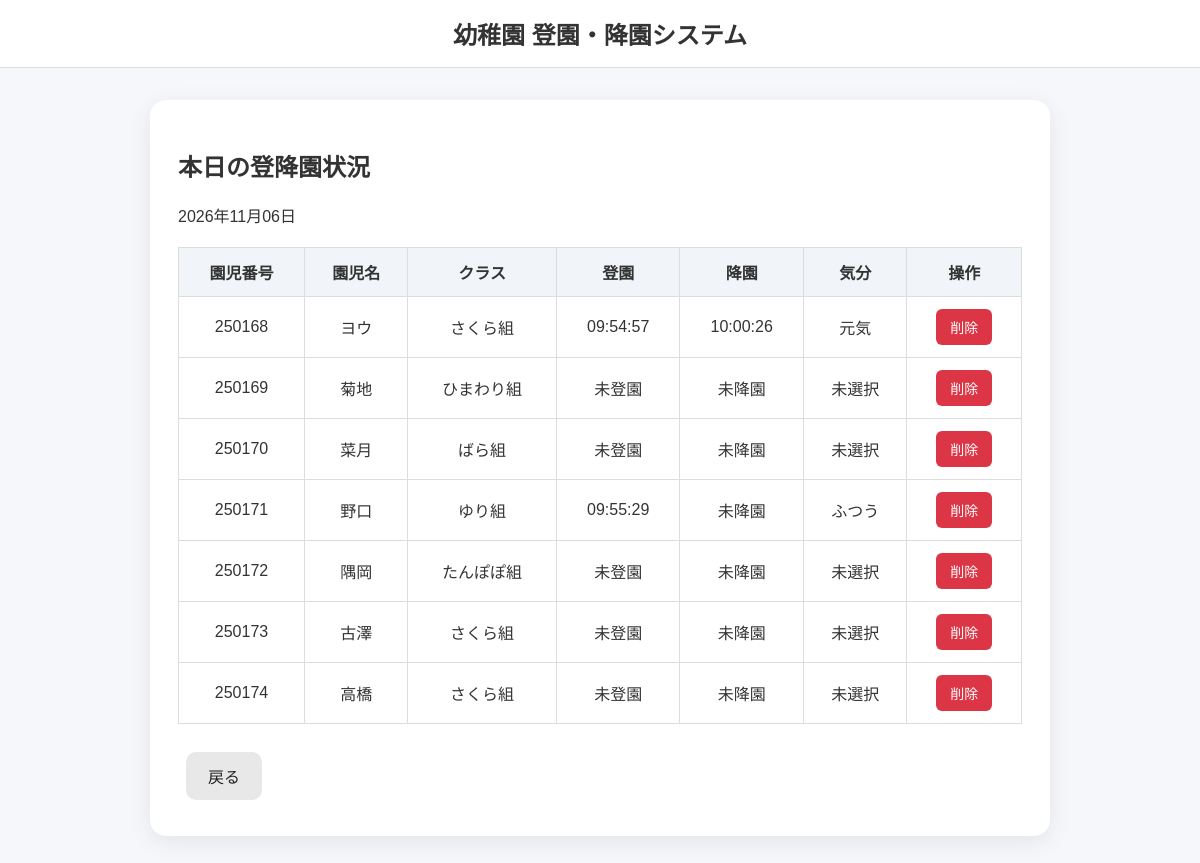
/dashboard/, run on the app's committed database.
### attendance/models.py (models this page shows, shortened)
class Student(models.Model):
    CLASS_CHOICES = [
        ("sakura","さくら組"),
        ("himawari","ひまわり組"),
        ("bara","ばら組"),
        ("yuri","ゆり組"),
        ("tanpopo","たんぽぽ組")
    ]
    name = models.CharField("園児名", max_length=100)
    student_number = models.CharField("園児番号", max_length=30, unique=True)
    class_name = models.CharField("クラス名",max_length=50,choices=CLASS_CHOICES,blank=True)
    photo = models.ImageField("顔写真", upload_to="students/")
    is_active = models.BooleanField("在園", default=True)

class Attendance(models.Model):
    TYPE_CHOICES = [
        ("in", "登園"),
        ("out", "降園"),
    ]
    student = models.ForeignKey(
        Student,
        on_delete=models.CASCADE,
        related_name="attendance_records",
    )
    attendance_type = models.CharField(
        "区分",
        max_length=10,
        choices=TYPE_CHOICES,
    )
    timestamp = models.DateTimeField("時刻", auto_now_add=True)
    class Meta:
        ordering = ["-timestamp"]

class DailyMood(models.Model):
    MOOD_CHOICES = [
        ("happy", "元気"),
        ("normal", "ふつう"),
        ("sad", "かなしい"),
    ]
    student = models.ForeignKey(
        Student,
        on_delete=models.CASCADE,
        related_name="daily_moods",
    )
    date = models.DateField("日付")
    mood = models.CharField(
        "本日の気分", max_length=10, choices=MOOD_CHOICES,
    )
    updated_at = models.DateTimeField("更新日時", auto_now=True)
    class Meta:
        constraints = [
            models.UniqueConstraint(
                fields=["student", "date"],
                name="unique_student_daily_mood",
            )
        ]

### attendance/views.py (the view)
# urls.py: path("dashboard/", views.dashboard, name="dashboard"),
def dashboard(request):
    today = timezone.localdate()
    moods_by_student = {
        item.student_id: item
        for item in DailyMood.objects.filter(date=today)
    }
    students = Student.objects.filter(is_active=True).order_by("student_number")
    rows = []
    for student in students:
        records = Attendance.objects.filter(
            student=student,
            timestamp__date=today,
        )
        in_record = records.filter(attendance_type="in").order_by("timestamp").first()
        out_record = records.filter(attendance_type="out").order_by("timestamp").first()
        rows.append({
            "student": student,
            "in_record": in_record,
            "out_record": out_record,
            "daily_mood": moods_by_student.get(student.pk),
        })
    return render(
        request,
        "attendance/dashboard.html",
        {"rows": rows, "today": today},
    )

### templates/attendance/dashboard.html (shortened to what this page needs)
{% extends "attendance/base.html" %}
{% block content %}
<div class="card">
    <h2>本日の登降園状況</h2>
    <p>{{ today|date:"Y年m月d日" }}</p>
    <table class="status-table">
        <thead>
            <tr>
                <th>園児番号</th>
                <th>園児名</th>
                <th>クラス</th>
                <th>登園</th>
                <th>降園</th>
                <th>気分</th>
                <th>操作</th>
            </tr>
        </thead>
        <tbody>
            {% for row in rows %}
            <tr>
                <td>{{ row.student.student_number }}</td>
                <td>{{ row.student.name }}</td>
                <td>{{row.student.get_class_name_display|default:"未設定"}}</td>
                <td>
                    {% if row.in_record %}
                    {{ row.in_record.timestamp|date:"H:i:s" }}
                    {% else %}
                    未登園
                    {% endif %}
                </td>
                <td>
                    {% if row.out_record %}
                    {{ row.out_record.timestamp|date:"H:i:s" }}
                    {% else %}
                    未降園
                    {% endif %}
                </td>
                <td>
                    {% if row.daily_mood %}
                    {{ row.daily_mood.get_mood_display }}
                    {% else %}
                    未選択
                    {% endif %}
                </td>
                <td>
                    <form method="post" action="{% url 'attendance:student_delete' row.student.id %}"
                        onsubmit="return confirm('園児と出欠記録を完全に削除しますか？');" style="display:inline;">
                        <button type="submit" class="delete-btn">削除</button>
                    </form>
                </td>
            </tr>
            {% empty %}
            <tr>
                <td colspan="7">園児が登録されていません。</td>
            </tr>
            {% endfor %}
        </tbody>
    </table>
    <a class="btn" href="{% url 'attendance:top' %}">戻る</a>
</div>
{% endblock %}

### static/attendance/style.css (style rules this page uses)
* { box-sizing: border-box; }
body { margin: 0; font-family: Arial, "Yu Gothic", sans-serif; background: #f5f7fb; color: #333; }
.card { background: white; border-radius: 16px; padding: 28px; box-shadow: 0 6px 24px rgba(0, 0, 0, 0.08); }
.btn { display: inline-block; padding: 12px 22px; margin: 8px; border: none; border-radius: 10px; background: #e8e8e8; color: #222; text-decoration: none; font-size: 16px; cursor: pointer; }
.status-table { width: 100%; border-collapse: collapse; margin: 20px 0; }
.status-table th, .status-table td { border: 1px solid #ddd; padding: 12px; text-align: center; }
.status-table th { background: #f1f5f9; }
.delete-btn { display: inline-block; padding: 8px 14px; border: none; border-radius: 6px; background: #dc3545; color: #fff; font-size: 14px; text-decoration: none; cursor: pointer; }
.status-table form { margin: 0; }

### data on the page
Student: student.student_number "250168", student.name "ヨウ", student.class_name "さくら組", in_record.timestamp "09:54:57", out_record.timestamp "10:00:26", daily_mood.mood "元気"
Student: student.student_number "250169", student.name "菊地", student.class_name "ひまわり組", shows "未登園", shows "未降園", shows "未選択"
Student: student.student_number "250170", student.name "菜月", student.class_name "ばら組", shows "未登園", shows "未降園", shows "未選択"
Student: student.student_number "250171", student.name "野口", student.class_name "ゆり組", in_record.timestamp "09:55:29", shows "未降園", daily_mood.mood "ふつう"
Student: student.student_number "250172", student.name "隅岡", student.class_name "たんぽぽ組", shows "未登園", shows "未降園", shows "未選択"
Student: student.student_number "250173", student.name "古澤", student.class_name "さくら組", shows "未登園", shows "未降園", shows "未選択"
Student: student.student_number "250174", student.name "高橋", student.class_name "さくら組", shows "未登園", shows "未降園", shows "未選択"

### other printed values
{{ today|date:"Y年m月d日" }} "2026年11月06日"
